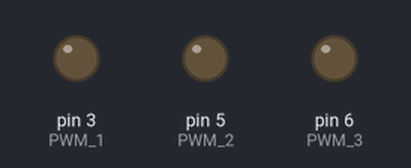
Bench run of a sketch on a simulated Arduino Uno, built with avr-gcc and run on an emulated ATmega328P. On the bench: output pins drawn as LEDs (lit = HIGH).

Above: at 0.05 s.
At 2.05 s:
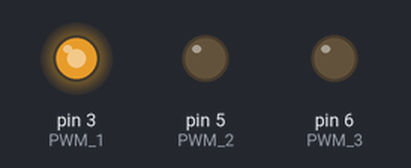
At 3.75 s:
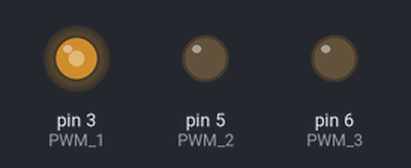
At 7.55 s:
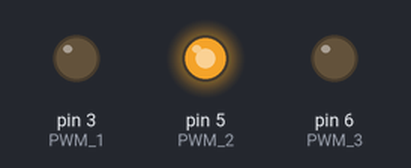
At 11.55 s:
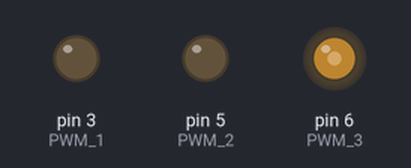
At 15.05 s:
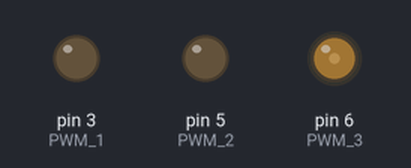
Timing chart, 0 to 20.3 s (numbered marks = the images above):
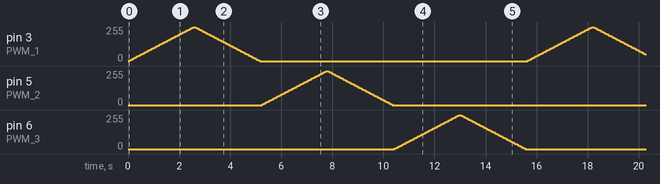

The sketch:

tango_spark_V0.0.2.ino.ino
```cpp
/*******************************************************************************
@file     tango_spark_V0.0.1.ino
@author   Samuel Yamoah
@date     31.08.2017
@modified 31.08.2017
@brief    Tango Spark LED Dress for Cocktail night
*******************************************************************************/

// Constants Setup:
const int OUT_2 = 2;
const int PWM_1 = 3;
const int PWM_2 = 5;
const int PWM_3 = 6;
//const int PWM_4 = ;
//const int PWM_5 = ;
//const int PWM_6 = ;

const int PWMS[3] = {PWM_1, PWM_2, PWM_3};

const int MAX_REPEATS = 50;
const int MAX_DELAY = 500;
const int MIN_DELAY = 50;

// Changing variables:
int delay_time = MAX_DELAY;

void setup() {
  // put your setup code here, to run once:

  pinMode(PWM_1, OUTPUT);
  pinMode(PWM_2, OUTPUT);
  pinMode(PWM_3, OUTPUT);
  //pinMode(PWM_4, OUTPUT);
  //pinMode(PWM_5, OUTPUT);
  //pinMode(PWM_6, OUTPUT);
  Serial.begin(9600);


}

void loop() {

  // fade in from min to max in increments of 5 points
    for (int fadeValue = 0 ; fadeValue <= 255; fadeValue += 5) {
      // sets the value (range from 0 to 255):
      analogWrite(PWM_1, fadeValue);
      // wait for 50 milliseconds to see the dimming effect
      delay(50);
    }

    // fade out from max to min in decrements of 5 points
    for (int fadeValue = 255 ; fadeValue >= 0; fadeValue -= 5) {
      // sets the value (range from 0 to 255):
      analogWrite(PWM_1, fadeValue);
      // wait for 50 milliseconds to see the dimming effect
      delay(50);
    }


      // fade in from min to max in increments of 5 points
    for (int fadeValue = 0 ; fadeValue <= 255; fadeValue += 5) {
      // sets the value (range from 0 to 255):
      analogWrite(PWM_2, fadeValue);
      // wait for 50 milliseconds to see the dimming effect
      delay(50);
    }

    // fade out from max to min in decrements of 5 points
    for (int fadeValue = 255 ; fadeValue >= 0; fadeValue -= 5) {
      // sets the value (range from 0 to 255):
      analogWrite(PWM_2, fadeValue);
      // wait for 50 milliseconds to see the dimming effect
      delay(50);
    }


      // fade in from min to max in increments of 5 points
    for (int fadeValue = 0 ; fadeValue <= 255; fadeValue += 5) {
      // sets the value (range from 0 to 255):
      analogWrite(PWM_3, fadeValue);
      // wait for 50 milliseconds to see the dimming effect
      delay(50);
    }

    // fade out from max to min in decrements of 5 points
    for (int fadeValue = 255 ; fadeValue >= 0; fadeValue -= 5) {
      // sets the value (range from 0 to 255):
      analogWrite(PWM_3, fadeValue);
      // wait for 50 milliseconds to see the dimming effect
      delay(50);
    }
}

//
//// Fade Chase
//void fade_chase(){
//   digitalWrite(OUT_2, HIGH);
//   delay(50);
//   digitalWrite(OUT_2, LOW);
//   delay(50);
//   digitalWrite(OUT_2, HIGH);
//   delay(50);
//   digitalWrite(OUT_2, LOW);
//   delay(50);
//  for(int i = 0; 3; i++){
//
//  // fade in from min to max in increments of 5 points
//    for (int fadeValue = 0 ; fadeValue <= 255; fadeValue += 5) {
//      // sets the value (range from 0 to 255):
//      analogWrite(PWMS[i], fadeValue);
//      // wait for 50 milliseconds to see the dimming effect
//      delay(50);
//    }
//
//    // fade out from max to min in decrements of 5 points
//    for (int fadeValue = 255 ; fadeValue >= 0; fadeValue -= 5) {
//      // sets the value (range from 0 to 255):
//      analogWrite(PWMS[i], fadeValue);
//      // wait for 50 milliseconds to see the dimming effect
//      delay(50);
//    }
//    digitalWrite(PWMS[i], LOW);
//  }
//}
```
